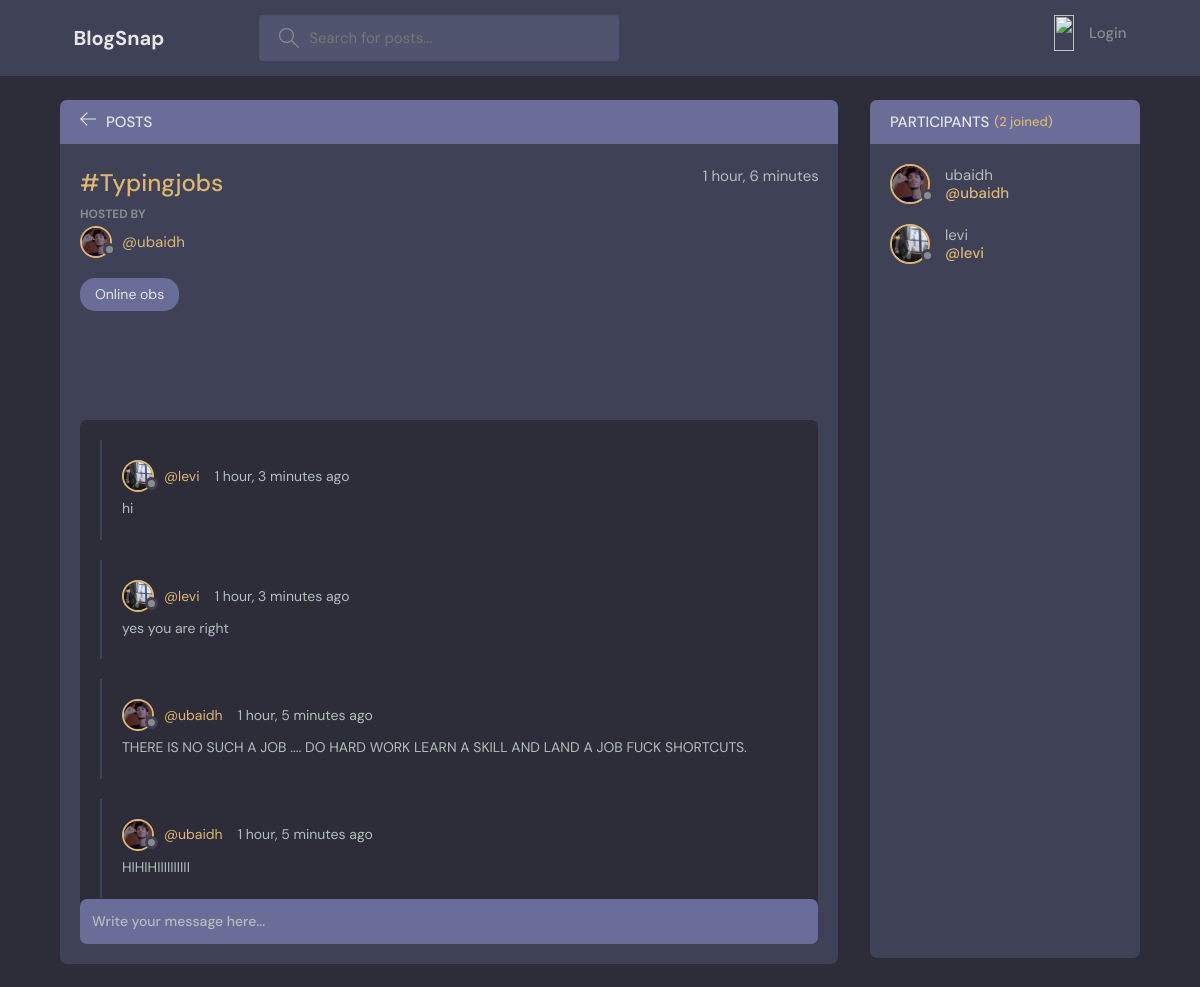
Screenshot of /room/7/ with the database file from the repository.
### discord/models.py (models this page shows, shortened)
class Room(models.Model):
    host=models.ForeignKey(User,on_delete=models.SET_NULL,null=True)
    topic=models.ForeignKey(Topic, on_delete=models.SET_NULL,null=True)
    name=models.CharField( max_length=150)
    description = models.TextField(null=True,blank=True)
    participants=models.ManyToManyField(User, related_name="participants",blank=True)
    updated = models.DateTimeField( auto_now=True)
    created = models.DateTimeField( auto_now_add=True)
    class Meta:
        ordering = ['-updated' , '-created']

class User(AbstractUser):
    name = models.CharField(null=True, max_length=50)
    email = models.EmailField(unique=True,null=True)
    bio = models.TextField(null=True)
    avatar=models.ImageField(null=True,default="avatar.svg")
    USERNAME_FIELD = 'email'
    REQUIRED_FIELDS = []

class Topic(models.Model):
    name=models.CharField( max_length=150)
    def __str__(self):
        return self.name

class Message(models.Model):
    user=models.ForeignKey(User,on_delete=models.CASCADE)
    room=models.ForeignKey(Room,on_delete=models.CASCADE)
    body=models.TextField()
    updated = models.DateTimeField( auto_now=True)
    created = models.DateTimeField( auto_now_add=True)
    class Meta:
        ordering = ['-updated' , '-created']

### discord/views.py (the view, shortened to what this page needs)
# urls.py: path('room/<str:pk>/',views.room,name="room"),
def room(request,pk):
    room=Room.objects.get(id=pk)
    room_messages=room.message_set.all().order_by('-created')
    participants=room.participants.all()
    context={
        'room':room,
        'room_messages':room_messages,
        'participants':participants
    }
    return render(request,'discord/room.html',context)

### discord/templates/discord/room.html (shortened to what this page needs)
{% extends "main.html" %}
{% block content %}
    <main class="profile-page layout layout--2">
      <div class="container">
        <div class="room">
          <div class="room__top">
            <div class="room__topLeft">
              <a href="{% url 'home' %}">
                <svg version="1.1" xmlns="http://www.w3.org/2000/svg" width="32" height="32" viewBox="0 0 32 32">
                  <title>arrow-left</title>
                  <path
                    d="M13.723 2.286l-13.723 13.714 13.719 13.714 1.616-1.611-10.96-10.96h27.625v-2.286h-27.625l10.965-10.965-1.616-1.607z"
                  ></path>
                </svg>
              </a>
              <h3>Posts</h3>
            </div>
          </div>
          <div class="room__box scroll">
            <div class="room__header scroll">
              <div class="room__info">
                <h3>{{room.name}}</h3>
                <span>{{room.created|timesince}}</span>
              </div>
              <div class="room__hosted">
                <p>Hosted By</p>
                <a href="{% url 'user-profile' room.host.id %}" class="room__author">
                  <div class="avatar avatar--small">
                    <img src="{{room.host.avatar.url}}" />
                  </div>
                  <span>@{{room.host.username}}</span>
                </a>
              </div>
              <span class="room__topics">{{room.topic}}</span>
            </div>
            <div class="room__conversation">
              <div class="threads scroll">
                {% for message in room_messages %}
                <div class="thread">
                  <div class="thread__top">
                    <div class="thread__author">
                      <a href="{% url 'user-profile' message.user.id}" class="thread__authorInfo">
                        <div class="avatar avatar--small">
                          <img src="{{message.user.avatar.url}}" />
                        </div>
                        <span>@{{message.user.username}}</span>
                      </a>
                      <span class="thread__date">{{message.created|timesince}} ago</span>
                    </div>
                  </div>
                  <div class="thread__details">
                    {{message.body}}
                  </div>
                </div>
                {% endfor %}
              </div>
            </div>
          </div>
          <div class="room__message">
            <form action="" method="POST">
              <input name="body" placeholder="Write your message here..." />
            </form>
          </div>
        </div>
        <div class="participants">
          <h3 class="participants__top">Participants <span>({{participants.count}} joined)</span></h3>
          <div class="participants__list scroll">
            {% for user in participants %}
            <a href="{% url 'user-profile' user.id %}" class="participant">
              <div class="avatar avatar--medium">
                <img src="{{user.avatar.url}}" />
              </div>
              <p>
                {{user.username}}
                <span>@{{user.username}}</span>
              </p>
            </a>
            {% endfor %}
          </div>
        </div>
      </div>
    </main>
    {% endblock content %}

### rows the page displays
Room: name "#Typingjobs", created "1 hour, 6 minutes", host.avatar (picture), host.username "ubaidh", topic "Online obs"
Message: user.avatar (picture), user.username "levi", created "1 hour, 3 minutes", body "hi"
Message: user.avatar (picture), user.username "levi", created "1 hour, 3 minutes", body "yes you are right"
Message: user.avatar (picture), user.username "ubaidh", created "1 hour, 5 minutes", body "THERE IS NO SUCH A JOB .... DO HARD WORK LEARN A SKILL AND LAND A JOB FUCK SHORTCUTS."
Message: user.avatar (picture), user.username "ubaidh", created "1 hour, 5 minutes", body "HIHIHIIIIIIIIII"
User: avatar (picture), username "ubaidh"
User: avatar (picture), username "levi"

### other values shown
{{ participants.count }} "2"
